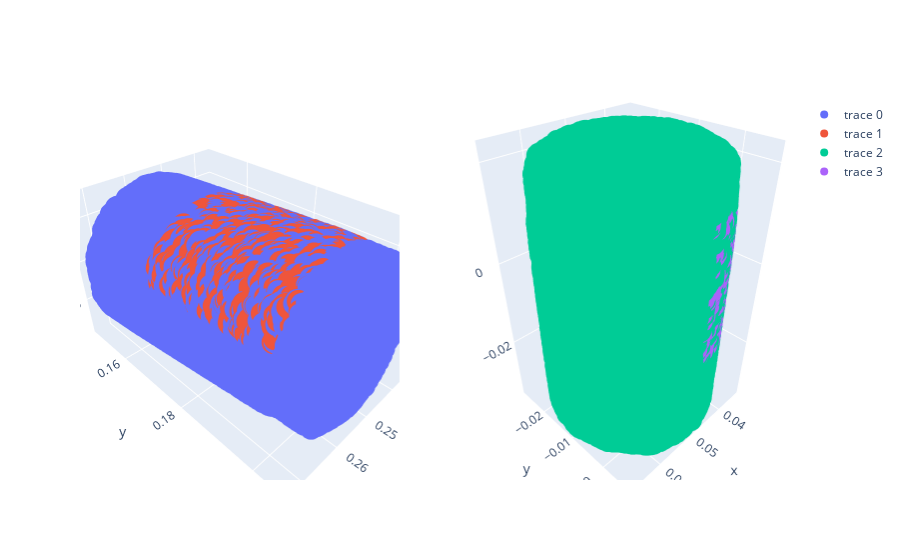

The cell this chart's notebook holds for it:
### Code cell
# pc = np.asarray(pc.points)
fig = make_subplots(
    rows=1, cols=2,
    specs=[[{'type': 'scene'}, {'type': 'scene'}]])


fig.add_trace(go.Scatter3d(x=pc_world[:,0], y=pc_world[:,1], z=pc_world[:,2],
                                   mode='markers'), row=1, col=1)

fig.add_trace(go.Scatter3d(x=grasp_world[:,0], y=grasp_world[:,1], z=grasp_world[:,2],
                                   mode='markers'), row=1, col=1)

fig.add_trace(go.Scatter3d(x=pc_local[:,0], y=pc_local[:,1], z=pc_local[:,2],
                                   mode='markers'), row=1, col=2)
                        
fig.add_trace(go.Scatter3d(x=grasp_local[:,0], y=grasp_local[:,1], z=grasp_local[:,2],
                                   mode='markers'), row=1, col=2)
fig.show()

### Figure 1 — Plotly figure (JSON) as saved in the notebook; plotly's stock layout.template omitted (floating-point values rounded to 4 significant figures; data arrays with more than 128 entries replaced by an {"elided": "..."} marker saying what was removed)
{"data": [{"mode": "markers", "scene": "scene", "type": "scatter3d", "x": {"elided": "10000 float values"}, "y": {"elided": "10000 float values"}, "z": {"elided": "10000 float values"}}, {"mode": "markers", "scene": "scene", "type": "scatter3d", "x": {"elided": "1000 float values"}, "y": {"elided": "1000 float values"}, "z": {"elided": "1000 float values"}}, {"mode": "markers", "scene": "scene2", "type": "scatter3d", "x": {"elided": "10000 float values"}, "y": {"elided": "10000 float values"}, "z": {"elided": "10000 float values"}}, {"mode": "markers", "scene": "scene2", "type": "scatter3d", "x": {"elided": "1000 float values"}, "y": {"elided": "1000 float values"}, "z": {"elided": "1000 float values"}}], "layout": {"scene": {"domain": {"x": [0, 0.45], "y": [0, 1]}}, "scene2": {"domain": {"x": [0.55, 1], "y": [0, 1]}}}}
